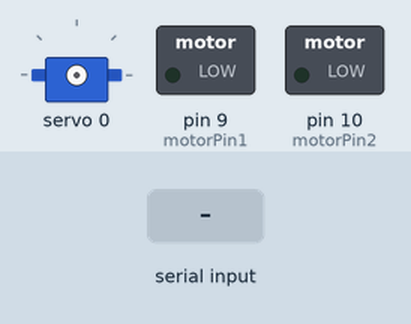
This sketch was run on a simulated Arduino Uno, built with avr-gcc and run on an emulated ATmega328P. On the bench: servo, switched loads named in the sketch (green lamp = pin HIGH). The test bench sets the inputs (shaded band). What the sketch prints to the serial monitor is not drawn.

Above: at 1.2 s.
1.3 s: "2" received over Serial
At 2.18 s:
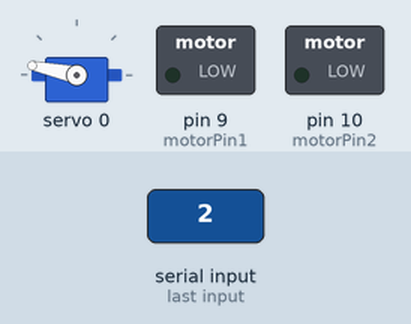
At 2.54 s:
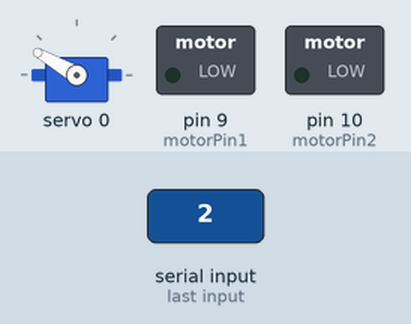
4.3 s: "0" received over Serial
Timing chart, 0 to 7.3 s (numbered marks = the images above; inputs shaded):
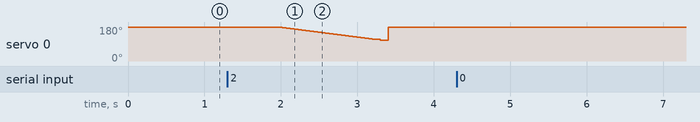

The sketch:

debutor_final.ino
```cpp
#include <Wire.h>
#include <Adafruit_PWMServoDriver.h>

// PCA9685 초기화
Adafruit_PWMServoDriver pwm = Adafruit_PWMServoDriver();

int servo_channel = 0; // 서보모터 채널 (PCA9685의 채널 번호)
int current = 160;     // 서보모터의 현재 각도
int motorPin1 = 9;     // L298N IN1 핀
int motorPin2 = 10;     // L298N IN2 핀

// 각도를 PWM 신호로 변환하는 함수
int angleToPulse(int angle) {
  int min_pulse = 122;  // 0도에 해당하는 펄스 길이
  int max_pulse = 615;  // 180도에 해당하는 펄스 길이
  return map(angle, 0, 180, min_pulse, max_pulse);
}

void setup() {
  Serial.begin(9600);        // 시리얼 통신 시작
  pwm.begin();               // PCA9685 시작
  pwm.setPWMFreq(50);        // 서보모터용 주파수 50Hz 설정
  pinMode(motorPin1, OUTPUT); // L298N IN1 핀 출력 모드 설정
  pinMode(motorPin2, OUTPUT); // L298N IN2 핀 출력 모드 설정

  Serial.println("1을 입력하면 0도, 2를 입력하면 180도로 회전합니다.");
  Serial.println("3을 입력하면 모터를 2초간 작동시킵니다.");
}

void loop() {
  if (Serial.available()) {  // 시리얼 입력이 있는 경우
    char input = Serial.read(); // 입력값 읽기
    if (input == '1') { // 1을 입력하면 0도로 회전
      for (int i = current; i <= 160; i += 2) {
        int pulse = angleToPulse(i); // 각도의 PWM 값 계산
        pwm.setPWM(servo_channel, 0, pulse); // 서보모터 제어
        Serial.print("서보모터를 ");
        Serial.print(i);
        Serial.println("도로 회전 중...");
        delay(50); // 부드럽게 이동
      }
      Serial.println("서보모터를 0도로 회전했습니다.");
      current = 80;
    } else if (input == '2') { // 2를 입력하면 180도로 회전
      for (int i = current; i >= 80; i -= 2) {
        int pulse = angleToPulse(i); // 각도의 PWM 값 계산
        pwm.setPWM(servo_channel, 0, pulse); // 서보모터 제어
        Serial.print("서보모터를 ");
        Serial.print(i);
        Serial.println("도로 회전 중...");
        delay(50); // 부드럽게 이동
      }
      for (int i = current; i <= 160; i += 2) {
        int pulse = angleToPulse(i); // 각도의 PWM 값 계산
        pwm.setPWM(servo_channel, 0, pulse); // 서보모터 제어
        Serial.print("서보모터를 ");
        Serial.print(i);
        Serial.println("도로 회전 중...");
        delay(50); // 부드럽게 이동
        // int pulse = angleToPulse(180); // 180도의 PWM 값 계산
        // pwm.setPWM(servo_channel, 0, pulse); // 서보모터 제어
        // Serial.println("서보모터를 180도로 회전했습니다.");
        // current = 180;
      }
      Serial.println("서보모터를 160도로 회전했습니다.");
      current = 160;
    }  else {
      Serial.println("유효하지 않은 입력입니다. 1, 2 또는 3을 입력하세요.");
    }
  }
}
```

Measured:
- after the input at 4.3 s, every drawn part: stays the same
